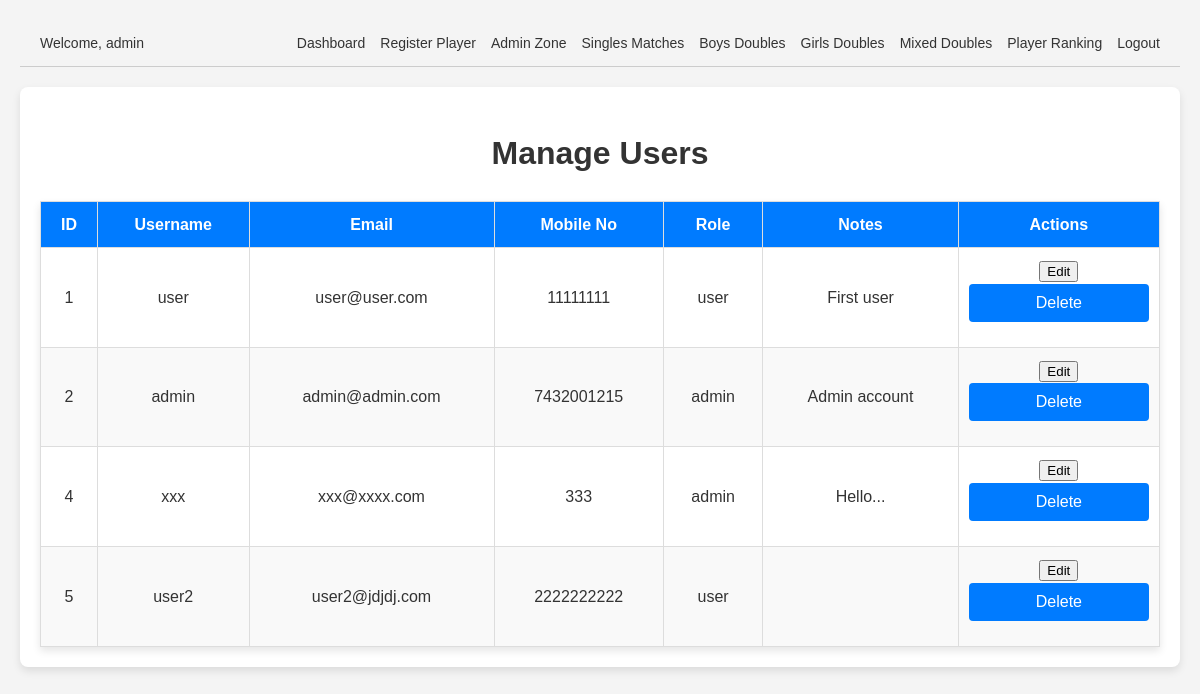
The page /manage_users.php (signed in) on the database as committed earlier.
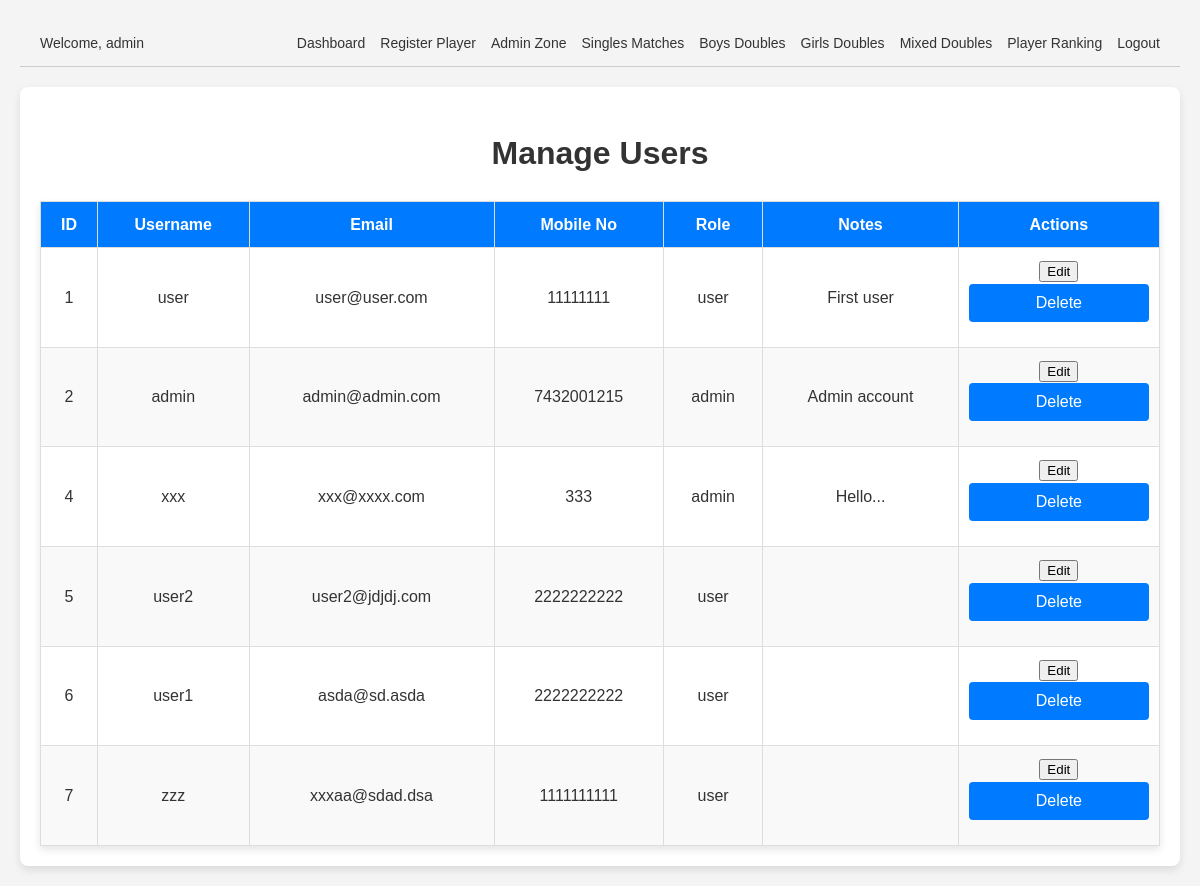
The same page on the database as committed later.
### tables this page shows
CREATE TABLE `users` (
  `id` int(11) NOT NULL,
  `username` varchar(255) NOT NULL,
  `password` varchar(255) NOT NULL,
  `mobile_no` varchar(20) DEFAULT NULL,
  `notes` text DEFAULT NULL,
  `role` enum('admin','user','visitor','moderator') NOT NULL DEFAULT 'visitor',
  `created_at` timestamp NULL DEFAULT current_timestamp(),
  `email` varchar(255) DEFAULT NULL,
  `last_login` datetime DEFAULT NULL
);

### manage_users.php (the view, shortened to what this page needs)
<?php
include 'header.php';
require 'auth.php';
$query = "SELECT id, username, email, mobile_no, role, notes FROM users";
$result = $conn->query($query);
?>
<!DOCTYPE html>
<html lang="en">
<head>
    <link rel="stylesheet" href="styles.css">
</head>
<body>
    <div class="container">
        <h1>Manage Users</h1>
        <?php if ($result->num_rows > 0): ?>
        <table>
            <thead>
                <tr>
                    <th>ID</th>
                    <th>Username</th>
                    <th>Email</th>
                    <th>Mobile No</th>
                    <th>Role</th>
                    <th>Notes</th>
                    <th>Actions</th>
                </tr>
            </thead>
            <tbody>
                <?php while ($row = $result->fetch_assoc()): ?>
                <tr>
                    <td><?= htmlspecialchars($row['id']) ?></td>
                    <td><?= htmlspecialchars($row['username']) ?></td>
                    <td><?= htmlspecialchars($row['email'] ?? '') ?></td>
                    <td><?= htmlspecialchars($row['mobile_no'] ?? '') ?></td>
                    <td><?= htmlspecialchars($row['role']) ?></td>
                    <td><?= htmlspecialchars($row['notes'] ?? '') ?></td>
                    <td>
                        <button onclick="openEditModal(
                            <?= $row['id'] ?>,
                            '<?= htmlspecialchars($row['username'], ENT_QUOTES) ?>',
                            '<?= htmlspecialchars($row['email'] ?? '', ENT_QUOTES) ?>',
                            '<?= htmlspecialchars($row['mobile_no'] ?? '', ENT_QUOTES) ?>',
                            '<?= htmlspecialchars($row['notes'] ?? '', ENT_QUOTES) ?>'
                        )">Edit</button>
                        <form method="post" style="display:inline;">
                            <button type="submit" name="action" value="delete">Delete</button>
                        </form>
                    </td>
                </tr>
                <?php endwhile; ?>
            </tbody>
        </table>
        <?php else: ?>
        <p>No users found.</p>
        <?php endif; ?>
    </div>
</body>
</html>

Rows that differ between the two databases and show on the page:
added users: id "6", username "user1", email "asda@sd.asda", mobile_no "2222222222", role "user"
added users: id "7", username "zzz", email "xxxaa@sdad.dsa", mobile_no "1111111111", role "user"
